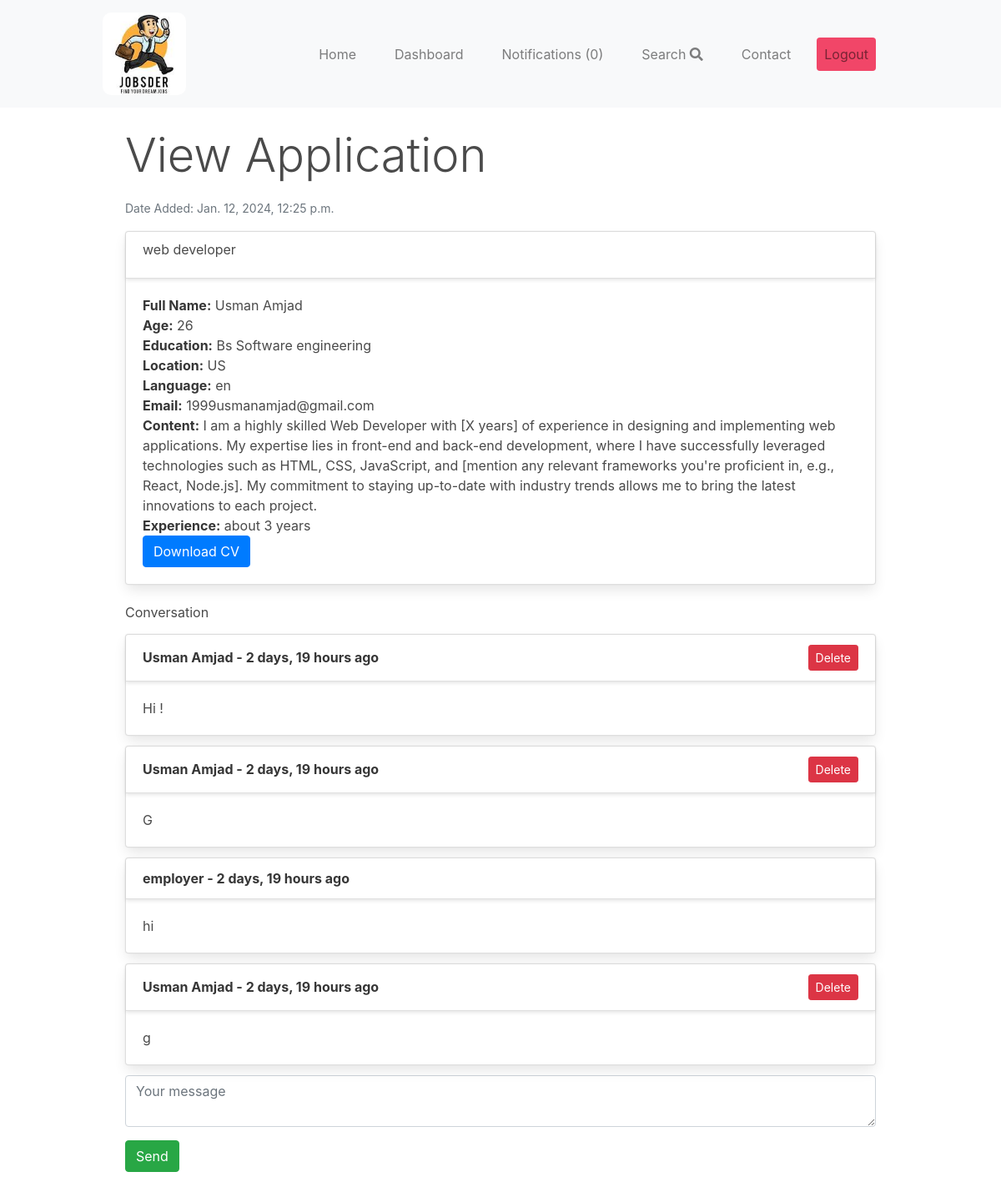
Page /dashboard/application/4/ (signed in) on the committed database.
### apps/job/models.py (models this page shows, shortened)
class Application(models.Model):
    job = models.ForeignKey(Job, related_name='applications', on_delete=models.CASCADE)
    first_name = models.CharField(max_length=100)
    last_name = models.CharField(max_length=100)
    age = models.IntegerField()
    content = models.TextField()
    education = models.CharField(max_length=100)
    location = models.TextField()
    email = models.EmailField()
    language = models.CharField(max_length=20)
    experience = models.TextField()
    cv_file = models.FileField(upload_to='cv_files/')
    created_by = models.ForeignKey(User, related_name='applications', on_delete=models.CASCADE)
    created_at = models.DateTimeField(auto_now_add=True)

class Job(models.Model):
    SIZE_1_9 = 'size_1-9'
    SIZE_10_49 = 'size_10-49'
    SIZE_50_99 = 'size_50-99'
    SIZE_100 = 'size_100'
    CHOICES_SIZE = (
        (SIZE_1_9, '1-9'),
        (SIZE_10_49, '10-49'),
        (SIZE_50_99, '50-99'),
        (SIZE_100, '100+'),
    )
    ACTIVE = 'active'
    EMPLOYED = 'employed'
    ARCHIVED = 'archived'
    CHOICES_STATUS = (
        (ACTIVE, 'Active'),
        (EMPLOYED, 'Employed'),
        (ARCHIVED, 'Archived')
    )
    title = models.CharField(max_length=255)
    short_description = models.TextField()
    long_description = models.TextField(blank=True, null=True)
    company_name = models.CharField(max_length=255 , default='Tylextech')
    company_address = models.CharField(max_length=255, blank=True, null=True)
    company_zipcode = models.CharField(max_length=255, blank=True, null=True)
    company_place = models.CharField(max_length=255, blank=True, null=True)
    company_country = models.CharField(max_length=255, blank=True, null=True)
    company_size = models.CharField(max_length=20, choices=CHOICES_SIZE, default=SIZE_1_9)
    created_by = models.ForeignKey(User, related_name='jobs', on_delete=models.CASCADE)
    created_at = models.DateTimeField(auto_now_add=True)
    changed_at = models.DateTimeField(auto_now=True)
    status = models.CharField(max_length=20, choices=CHOICES_STATUS, default=ACTIVE)

### apps/userprofile/models.py (models this page shows)
class ConversationMessage(models.Model):
    application = models.ForeignKey(Application, related_name='conversationmessages', on_delete=models.CASCADE)
    content = models.TextField()
    created_by = models.ForeignKey(User, related_name='conversationmessages', on_delete=models.CASCADE)
    created_at = models.DateTimeField(auto_now_add=True)
    class Meta:
        ordering = ['created_at']

### apps/userprofile/views.py (the view, shortened to what this page needs)
# urls.py: path('application/<int:application_id>/', view_application, name='view_application'),
@login_required
def view_application(request, application_id):
    if request.user.userprofile.is_employer:
        application = get_object_or_404(
            Application, pk=application_id, job__created_by=request.user)
    else:
        application = get_object_or_404(
            Application, pk=application_id, created_by=request.user)
    return render(request, 'userprofile/view_application.html', {'application': application})

### apps/notification/context_processors.py (called while the page is built)
def notifications(request):
    if request.user.is_authenticated:
        return {'notifications': request.user.notifications.filter(is_read=False)}
    else:
        return {'notifications': []}

### apps/userprofile/templates/userprofile/view_application.html (shortened to what this page needs)
{% extends 'core/base.html' %}
{% block content %}
<div class="container my-5">
    <h1 class="display-4 mb-4">View Application</h1>
    <small class="text-muted">Date Added: {{ application.created_at }}</small>
    <div class="card mt-4">
        <div class="card-header">
            <h2 class="card-title">{{ application.job.title }}</h2>
        </div>
        <div class="card-body">
            <ul class="list-unstyled">
                <li><strong>Full Name:</strong> {{ application.first_name }} {{ application.last_name }}</li>
                <li><strong>Age:</strong> {{ application.age }}</li>
                <li><strong>Education:</strong> {{ application.education }}</li>
                <li><strong>Location:</strong> {{ application.location }}</li>
                <li><strong>Language:</strong> {{ application.language }}</li>
                <li><strong>Email:</strong> {{ application.email }}</li>
                <li><strong>Content:</strong> {{ application.content }}</li>
                <li><strong>Experience:</strong> {{ application.experience }}</li>
            </ul>
            {% if application.cv_file %}
            <a href="{% url 'view_cv_file' application_id=application.id %}" class="btn btn-primary">Download CV</a>
            {% else %}
            <p>No CV attached</p>
            {% endif %}
        </div>
    </div>
    <div class="mt-5">
        <h2 class="display-5 mb-4">Conversation</h2>
        {% for message in application.conversationmessages.all %}
        <div class="card mb-3">
            <div class="card-header d-flex justify-content-between align-items-center">
                <span><strong>{{ message.created_by.username }} - {{ message.created_at|timesince }} ago</strong></span>
                {% if message.created_by == request.user %}
                <div id="deleteButton_{{ message.id }}" class="DeleteConversation">
                    <a href="{% url 'deleteconversation' message.id %}" class="btn btn-danger btn-sm">Delete</a>
                </div>
                {% endif %}
            </div>
            <div class="card-body">
                <p class="card-text">{{ message.content }}</p>
            </div>
        </div>
        {% empty %}
        <p>No messages yet...</p>
        {% endfor %}
        <form method="post" action=".">
            <div class="form-group">
                <textarea class="form-control" placeholder="Your message" name="message" id="id_content"></textarea>
            </div>
            <button type="submit" class="btn btn-success">Send</button>
        </form>
    </div>
</div>
{% endblock %}

### apps/core/templates/core/base.html (shortened to what this page needs)
<!DOCTYPE html>
<html lang="en">
<head>
  <link rel="stylesheet" href="https://stackpath.bootstrapcdn.com/bootstrap/4.5.2/css/bootstrap.min.css">
  <link rel="stylesheet" href="https://cdn.jsdelivr.net/npm/bulma@0.9.0/css/bulma.min.css">
  <link rel="stylesheet" href="https://cdnjs.cloudflare.com/ajax/libs/font-awesome/5.15.4/css/all.min.css">
</head>
<body>
  <nav class="navbar navbar-expand-lg navbar-light bg-light">
    <div class="container">
      <a class="navbar-brand" href="{% url 'frontpage' %}">
        <img
          alt="Your Logo">
      </a>
      <div class="collapse navbar-collapse" id="navbarNav">
        <ul class="navbar-nav ml-auto">
          <li class="nav-item">
            <a class="nav-link" href="{% url 'frontpage' %}">Home</a>
          </li>
          {% if request.user.is_authenticated %}
          <li class="nav-item">
            <a class="nav-link" href="{% url 'dashboard' %}">Dashboard</a>
          </li>
          <li class="nav-item">
            <a href="{% url 'notifications' %}" class="nav-link">Notifications ({{ notifications.count }})</a>
          </li>
          <li class="nav-item">
            <a href="{% url 'search' %}" class="nav-link">Search <i class="fas fa-search"></i></a>
          </li>
          <li class="nav-item">
            <a class="nav-link mr-2" href="{% url 'contact' %}">Contact</a>
          </li>
          <li class="nav-item">
            <a class="nav-link button is-danger" href="{% url 'logout' %}">Logout</a>
          </li>
          {% endif %}
        </ul>
      </div>
    </div>
  </nav>
  <div class="container">
    {% block content %}
    {% endblock %}
  </div>
</body>
</html>

### apps/core/templates/core/base.html (style rules this page uses)
.navbar { background-color: #333; padding: 10px; }
.navbar-brand img { width: 100px; height: auto; border-radius: 10px; object-fit: cover; }
.nav-link { color: white; margin: 0 15px; }

### rows in the picture
Application: created_at "Jan. 12, 2024, 12:25 p.m.", job "web developer", first_name "Usman", last_name "Amjad", age "26", education "Bs Software engineering", location "US", language "en", email "1999usmanamjad@gmail.com", content "I am a highly skilled Web Developer with [X years] of experience in designing and implementing web applications. My expertise lies in front-end and back-end development, where I have successfully leveraged technologies such as HTML, CSS, JavaScript, and [mention any relevant frameworks you're proficient in, e.g., React, Node.js]. My commitment to staying up-to-date with industry trends allows me to bring the latest innovations to each project.", experience "about 3 years"
ConversationMessage: created_by.username "Usman Amjad", created_at "2 days, 19 hours", content "Hi !"
ConversationMessage: created_by.username "Usman Amjad", created_at "2 days, 19 hours", content "G"
ConversationMessage: created_by.username "employer", created_at "2 days, 19 hours", content "hi"
ConversationMessage: created_by.username "Usman Amjad", created_at "2 days, 19 hours", content "g"

### other values in the picture
{{ notifications.count }} "0"
